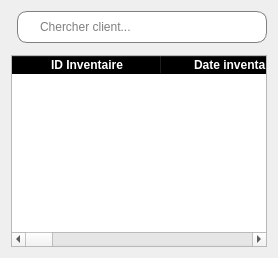
               <widget class="QWidget" name="tab_inventaires">
                <attribute name="title">
                 <string>Inventaire</string>
                </attribute>
                <layout class="QGridLayout" name="gridLayout_8">
                 <item row="2" column="0" colspan="2">
                  <widget class="QTableWidget" name="table_infos_inventaire">
                   <property name="styleSheet">
                    <string notr="true">QHeaderView::section{
	font-weight: bold;
	background-color: black;
	color: white;
}

QTablewidget{
	alternate-background-color: #B0EDFB;
	background-color: #F4F9FA;
}</string>
                   </property>
                   <property name="alternatingRowColors">
                    <bool>true</bool>
                   </property>
                   <attribute name="horizontalHeaderDefaultSectionSize">
                    <number>150</number>
                   </attribute>
                   <attribute name="horizontalHeaderStretchLastSection">
                    <bool>true</bool>
                   </attribute>
                   <column>
                    <property name="text">
                     <string>ID Inventaire</string>
                    </property>
                   </column>
                   <column>
                    <property name="text">
                     <string>Date inventaire</string>
                    </property>
                   </column>
                   <column>
                    <property name="text">
                     <string>Code produit</string>
                    </property>
                   </column>
                   <column>
                    <property name="text">
                     <string>Label</string>
                    </property>
                   </column>
                   <column>
                    <property name="text">
                     <string>Quantité théorique</string>
                    </property>
                   </column>
                   <column>
                    <property name="text">
                     <string>Quantité réelle</string>
                    </property>
                   </column>
                   <column>
                    <property name="text">
                     <string>Ecart</string>
                    </property>
                   </column>
                   <column>
                    <property name="text">
                     <string>Unité</string>
                    </property>
                   </column>
                   <column>
                    <property name="text">
                     <string>Agent</string>
                    </property>
                   </column>
                  </widget>
                 </item>
                 <item row="0" column="0" rowspan="2">
                  <widget class="QWidget" name="widget_7" native="true">
                   <widget class="QWidget" name="widget_8" native="true">
                    <property name="geometry">
                     <rect>
                      <x>0</x>
                      <y>0</y>
                      <width>458</width>
                      <height>31</height>
                     </rect>
                    </property>
                    <widget class="QPushButton" name="btn_ajout_inventaire">
                     <property name="geometry">
                      <rect>
                       <x>0</x>
                       <y>0</y>
                       <width>122</width>
                       <height>32</height>
                      </rect>
                     </property>
                     <property name="minimumSize">
                      <size>
                       <width>0</width>
                       <height>32</height>
                      </size>
                     </property>
                     <property name="maximumSize">
                      <size>
                       <width>122</width>
                       <height>32</height>
                      </size>
                     </property>
                     <property name="styleSheet">
                      <string notr="true">QPushButton{
	background-color: rgb(0, 0, 0);
	color: white;
	border: none;
	border-radius: 8px;
	font-weight: bold;
	font-size: 12px
}</string>
                     </property>
                     <property name="text">
                      <string>Débuter</string>
                     </property>
                     <property name="icon">
                      <iconset resource="ressources.qrc">
                       <normaloff>:/icones/add.png</normaloff>:/icones/add.png</iconset>
                     </property>
                    </widget>
                    <widget class="QPushButton" name="export_excel_btn_inventaire">
                     <property name="geometry">
                      <rect>
                       <x>140</x>
                       <y>0</y>
                       <width>122</width>
                       <height>32</height>
                      </rect>
                     </property>
                     <property name="minimumSize">
                      <size>
                       <width>0</width>
                       <height>32</height>
                      </size>
                     </property>
                     <property name="maximumSize">
                      <size>
                       <width>122</width>
                       <height>32</height>
                      </size>
                     </property>
                     <property name="styleSheet">
                      <string notr="true">QPushButton{
	background-color: #34D481;
	color: white;
	border: none;
	border-radius: 8px;
	font-weight: bold;
	font-size: 12px
}</string>
                     </property>
                     <property name="text">
                      <string>Export Excel</string>
                     </property>
                     <property name="icon">
                      <iconset resource="ressources.qrc">
                       <normaloff>:/icones/excel.png</normaloff>:/icones/excel.png</iconset>
                     </property>
                    </widget>
                    <widget class="QPushButton" name="export_pdf_btn_inventaire">
                     <property name="geometry">
                      <rect>
                       <x>280</x>
                       <y>0</y>
                       <width>122</width>
                       <height>32</height>
                      </rect>
                     </property>
                     <property name="minimumSize">
                      <size>
                       <width>0</width>
                       <height>32</height>
                      </size>
                     </property>
                     <property name="maximumSize">
                      <size>
                       <width>122</width>
                       <height>32</height>
                      </size>
                     </property>
                     <property name="styleSheet">
                      <string notr="true">QPushButton{
	background-color: rgb(255, 58, 21);
	color: white;
	border: none;
	border-radius: 8px;
	font-weight: bold;
	font-size: 12px
}</string>
                     </property>
                     <property name="text">
                      <string>Export PDF</string>
                     </property>
                     <property name="icon">
                      <iconset resource="ressources.qrc">
                       <normaloff>:/icones/pdf.png</normaloff>:/icones/pdf.png</iconset>
                     </property>
                    </widget>
                   </widget>
                  </widget>
                 </item>
                 <item row="0" column="1">
                  <widget class="QLineEdit" name="cherche_inventaire">
                   <property name="minimumSize">
                    <size>
                     <width>0</width>
                     <height>32</height>
                    </size>
                   </property>
                   <property name="maximumSize">
                    <size>
                     <width>407</width>
                     <height>31</height>
                    </size>
                   </property>
                   <property name="styleSheet">
                    <string notr="true">QLineEdit{
	padding-left: 20px;
	border: 1px solid gray;
	border-radius:10px
}</string>
                   </property>
                   <property name="placeholderText">
                    <string>Chercher client...</string>
                   </property>
                  </widget>
                 </item>
                </layout>
               </widget>
